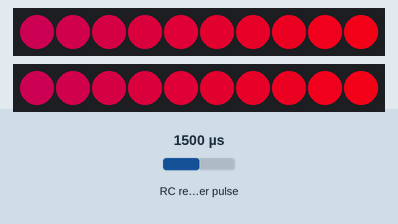
The sketch below on a simulated Arduino Uno, built with avr-gcc and run on an emulated ATmega328P. Shown: 2 × 10 RGB LEDs in strip order, left to right. Wiring (inferred from the names in the program): RC receiver channel: data pin 10. Inputs (shaded band) come from the test bench; at power-on: RC receiver pulse 1500 µs. Dim RGB values are drawn brighter than linear.

Above: at 2.27 s.
2.3 s: RC receiver pulse (sensor on pin 10) set to 1020 µs
At 2.7 s:
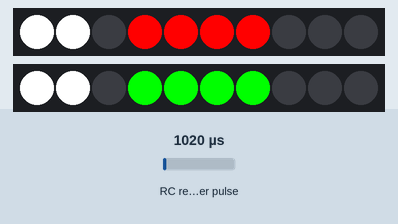
5.3 s: RC receiver pulse (sensor on pin 10) set to 1500 µs
At 5.6 s:
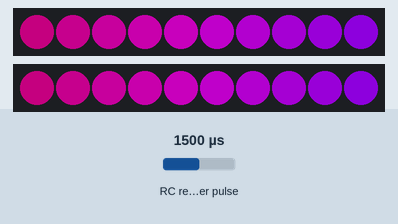
8.1 s: RC receiver pulse (sensor on pin 10) set to 1750 µs
At 9.3 s:
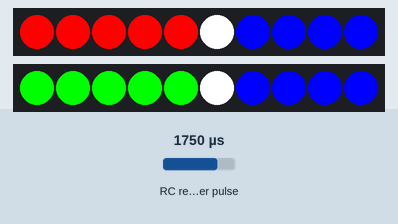
9.6 s: RC receiver pulse (sensor on pin 10) set to 1490 µs
At 10.6 s:
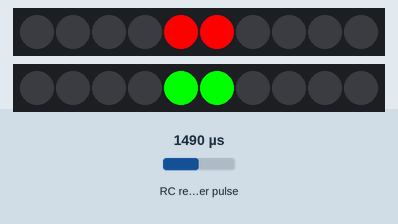
11.1 s: RC receiver pulse (sensor on pin 10) set to 1510 µs
At 11.57 s:
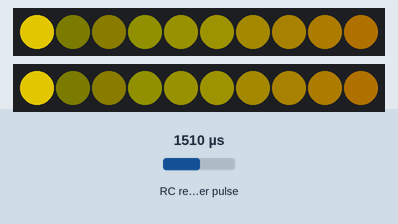
13.5 s: RC receiver pulse (sensor on pin 10) set to 1250 µs
At 14.8 s:
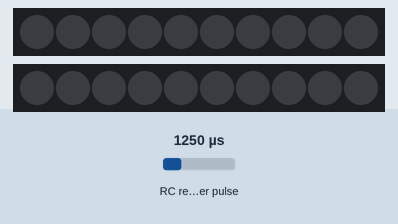
Timing chart, 0 to 16.0 s (numbered marks = the images above; inputs shaded):
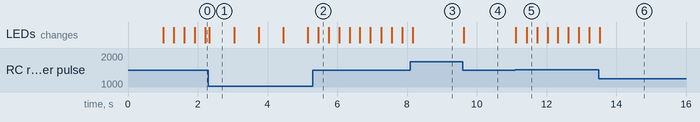

Measured:
- after the input at 2.3 s, the LEDs: change at once (image 1)
- after the input at 5.3 s, the LEDs: change after 0.15 s (image 2)
- after the input at 8.1 s, the LEDs: change after 0.06 s (image 3)
- after the input at 9.6 s, the LEDs: first change at once (image 4 shows a later state)
- after the input at 11.1 s, the LEDs: first change at once (image 5 shows a later state)
- after the input at 13.5 s, the LEDs: change at once (image 6)
- what the display in image 1 shows lasts 0.8 s, from 2.3 s to 3.1 s

The sketch:

pmled.ino
```cpp
/**
 * LED Driver for Paramotor or anything else
 * Mainly designed for WS2812 and Neopixels
 * http://github.com/flyandi/pmled
 *
 * Demo: https://youtu.be/deen75N7XwA
 *
 * Requires FastLED Library
 *
 * Pin Layout (or change in config settings)
 * 6  = Right LED strip
 * 8  = Left LED strip
 * 10 = RC Channel
 *
 * Mixing settings for your radio (Ex Taranis X7):
 * CH4 Input SD Weight +50% Offset 50%
 *     Input SC Weight +25% Offset -75%
 *
 */

/**
 * @imports
 */
#include <FastLED.h>

/**
 * @configuration
 */
#define NUM_LEDS 10
#define LEFT_PIN 8
#define RIGHT_PIN 6
#define RC_PIN 10

/**
 * @constants
 */
#define MODE_NAVIGATION 0
#define MODE_BLUE 1
#define MODE_DISCO 2
#define MODE_POLICE 3
#define MODE_OFF 4
#define MODE_LANDING 5
#define MODE_MINIMAL 6
#define MODE_BOOT 7
#define LEFT 0
#define RIGHT 1

/**
 * @globals
 */
CRGB left[NUM_LEDS];
CRGB right[NUM_LEDS];
int mode = 0;
int flash = false;
uint8_t gHue = 0;
int channel;


/**
 * @setup
 */
void setup() {

  pinMode(RC_PIN, INPUT);

  // Change here anything related to your LED setup
  FastLED.addLeds<NEOPIXEL, LEFT_PIN>(left, NUM_LEDS);
  FastLED.addLeds<NEOPIXEL, RIGHT_PIN>(right, NUM_LEDS);
  delay(1000); // for recovery

  // first mode
  initMode(MODE_BOOT);
}


/**
 * @loop
 */
void loop() {

  EVERY_N_MILLISECONDS( 20 ) { gHue++; }

  if(mode == MODE_BOOT) {
    Boot();
  }

  if(mode == MODE_NAVIGATION) {
    Navigation();
  }

  if(mode == MODE_LANDING) {
    Landing();
  }

  if(mode == MODE_DISCO) {
    Disco();
  }

  if(mode == MODE_POLICE) {
    Police();
  }

  FastLED.show();
  readChannel();
  delay(1000/120);
}


/**
 * @void
 */
void readChannel() {
  channel = pulseIn(10, HIGH, 25000);

  Serial.println(channel);

  if(channel < 1) {
    if(mode != MODE_BOOT) {
      initMode(MODE_BOOT);
    }
  } else if(channel < 1000) {
    if(mode != MODE_NAVIGATION)  {
      initMode(MODE_NAVIGATION);
    }
  } else if(channel < 1200) {
    if(mode != MODE_LANDING)  {
      initMode(MODE_LANDING);
    }
  } else if(channel <1300) {
    if(mode != MODE_OFF) {
      initMode(MODE_OFF);
    }
  } else if (channel <1400) {
     if(mode != MODE_POLICE) {
      initMode(MODE_POLICE);
     }
  } else if (channel <1500) {
    if(mode != MODE_MINIMAL)  {
      initMode(MODE_MINIMAL);
    }
   } else if (channel < 1700) {
    if(mode != MODE_DISCO)  {
      initMode(MODE_DISCO);
    }
  } else if (channel < 1800) {
    if(mode != MODE_BLUE)  {
      initMode(MODE_BLUE);
    }

  }
}

void Disco()
{
  // colored stripes pulsing at a defined Beats-Per-Minute (BPM)
  uint8_t BeatsPerMinute = 40;
  CRGBPalette16 palette = PartyColors_p;
  uint8_t beat = beatsin8( BeatsPerMinute, 64, 255);
  for( int i = 0; i < NUM_LEDS; i++) { //9948

    right[i] = ColorFromPalette(palette, gHue+(i*2), beat-gHue+(i*10));
    left[i] = ColorFromPalette(palette, gHue+(i*2), beat-gHue+(i*10));
  }
}

void Boot() {
  EVERY_N_MILLISECONDS(500) {
    flash++;
    if(flash == 1) {
      on(LEFT, 4, 255, 0, 0);
      on(LEFT, 5, 255, 0, 0);
      on(RIGHT, 4, 255, 0, 0);
      on(RIGHT, 5, 255, 0, 0);
    } else {
      off(LEFT, 4);
      off(LEFT, 5);
      off(RIGHT, 4);
      off(RIGHT, 5);
      flash = 0;
    }
  }
}

void Navigation() {
  EVERY_N_MILLISECONDS(50) {
    flash++;
    if(flash == 1) {
      on(LEFT, 4, 255, 255, 255);
      on(RIGHT, 4, 255, 255, 255);
    } else if (flash == 3) {
      on(LEFT, 5, 255, 255, 255);
      on(RIGHT, 5, 255, 255, 255);
    } else {
      off(LEFT, 4);
      off(LEFT, 5);
      off(RIGHT, 4);
      off(RIGHT, 5);
    }

    if(flash > 20) flash = 0;
  }
}

void Landing() {
  EVERY_N_MILLISECONDS(700) {
    flash++;
    if(flash == 1) {
      on(LEFT, 9, 0, 0, 255);
      on(LEFT, 8, 0, 0, 255);
      on(LEFT, 7, 0, 0, 255);
      on(LEFT, 2, 0, 0, 255);
      off(RIGHT, 9);
      off(RIGHT, 8);
      off(RIGHT, 7);
      off(RIGHT, 2);
    } else {
      on(RIGHT, 9, 0, 0, 255);
      on(RIGHT, 8, 0, 0, 255);
      on(RIGHT, 7, 0, 0, 255);
      on(RIGHT, 2, 0, 0, 255);
      off(LEFT, 9);
      off(LEFT, 8);
      off(LEFT, 7);
      off(LEFT, 2);
      flash =0;
    }
  }
}


void Police() {
  EVERY_N_MILLISECONDS(200) {
    flash++;
    if(flash == 1) {
      fill_solid(right, NUM_LEDS, CRGB::Blue);
    } else if (flash == 3) {
      fill_solid(left, NUM_LEDS, CRGB::Red);
    } else {
      clearAll();
    }

    if(flash > 3) flash = 0;
  }
}


void clearAll() {
  FastLED.clear();
  FastLED.show();
}


void initMode(int m) {
  mode = m;

  flash = 0;

  clearAll();


  if(mode == MODE_NAVIGATION) {
    for(int i = 0; i < 10; i++) {
      on(LEFT, i, 255, 0, 0);
      on(RIGHT,i, 0, 255, 0);
    }

  }

  if(mode == MODE_MINIMAL) {
     on(LEFT, 4, 255, 0, 0);
    on(LEFT, 5, 255, 0, 0);
    on(RIGHT,4, 0, 255, 0);
    on(RIGHT,5, 0, 255, 0);
  }

  if(mode == MODE_LANDING) {
    on(LEFT, 3, 255, 0, 0);
    on(LEFT, 4, 255, 0, 0);
    on(LEFT, 5, 255, 0, 0);
    on(LEFT, 6, 255, 0, 0);

    on(RIGHT,3, 0, 255, 0);
    on(RIGHT,4, 0, 255, 0);
    on(RIGHT,5, 0, 255, 0);
    on(RIGHT,6, 0, 255, 0);

    on(LEFT, 0, 255, 255, 255);
    on(LEFT, 1, 255, 255, 255);
    on(RIGHT, 0, 255, 255, 255);
    on(RIGHT, 1, 255, 255, 255);

  }

  if(mode == MODE_BLUE) {
    for(int i = 0; i < 5; i++) {
      on(LEFT, i, 255, 0, 0);
      on(RIGHT,i, 0, 255, 0);
    }

    for(int i = 5; i < 10; i++) {
      on(LEFT, i, 0, 0, 255);
      on(RIGHT,i, 0, 0, 255);
    }

     on(LEFT, 5, 255, 255, 255);
     on(RIGHT,5, 255, 255, 255);
  }

}

void off(int type, int index) {
  on(type, index, 0, 0, 0);
}

void on(int type, int index, byte r, byte g, byte b) {

  switch(type) {
    case LEFT: left[index].setRGB(r, g, b); break;
    case RIGHT: right[index].setRGB(r, g, b); break;
  }
}
```
